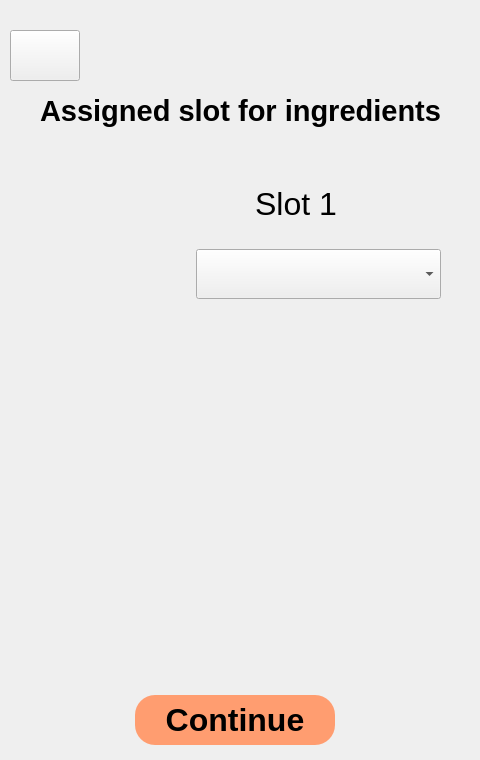
   <widget class="QWidget" name="vegetableChopping">
    <attribute name="title">
     <string>vegetableChopping</string>
    </attribute>
    <widget class="QLabel" name="label_25">
     <property name="geometry">
      <rect>
       <x>10</x>
       <y>90</y>
       <width>461</width>
       <height>41</height>
      </rect>
     </property>
     <property name="font">
      <font>
       <pointsize>22</pointsize>
       <weight>75</weight>
       <bold>true</bold>
      </font>
     </property>
     <property name="text">
      <string>Assigned slot for ingredients</string>
     </property>
     <property name="alignment">
      <set>Qt::AlignCenter</set>
     </property>
    </widget>
    <widget class="QPushButton" name="back32_7Button">
     <property name="geometry">
      <rect>
       <x>10</x>
       <y>30</y>
       <width>70</width>
       <height>51</height>
      </rect>
     </property>
     <property name="minimumSize">
      <size>
       <width>70</width>
       <height>0</height>
      </size>
     </property>
     <property name="maximumSize">
      <size>
       <width>70</width>
       <height>16777215</height>
      </size>
     </property>
     <property name="text">
      <string/>
     </property>
     <property name="icon">
      <iconset>
       <normaloff>Images/icons/back.png</normaloff>Images/icons/back.png</iconset>
     </property>
     <property name="iconSize">
      <size>
       <width>40</width>
       <height>40</height>
      </size>
     </property>
    </widget>
    <widget class="QWidget" name="horizontalLayoutWidget_10">
     <property name="geometry">
      <rect>
       <x>0</x>
       <y>690</y>
       <width>471</width>
       <height>61</height>
      </rect>
     </property>
     <layout class="QHBoxLayout" name="horizontalLayout_12">
      <item>
       <widget class="QPushButton" name="vegeSlotContiueButton">
        <property name="minimumSize">
         <size>
          <width>200</width>
          <height>50</height>
         </size>
        </property>
        <property name="maximumSize">
         <size>
          <width>200</width>
          <height>50</height>
         </size>
        </property>
        <property name="font">
         <font>
          <pointsize>24</pointsize>
          <weight>75</weight>
          <bold>true</bold>
         </font>
        </property>
        <property name="styleSheet">
         <string notr="true">QPushButton {
    background-color: rgb(255, 157, 112);
    border-radius: 20px;
    border-color: beige;
}
QPushButton:pressed {
    background-color: rgb(216, 131, 95);
    border-style: inset;
}</string>
        </property>
        <property name="text">
         <string>Continue</string>
        </property>
       </widget>
      </item>
     </layout>
    </widget>
    <widget class="QWidget" name="gridLayoutWidget_4">
     <property name="geometry">
      <rect>
       <x>40</x>
       <y>160</y>
       <width>401</width>
       <height>161</height>
      </rect>
     </property>
     <layout class="QGridLayout" name="gridLayout_3">
      <item row="0" column="0">
       <widget class="QLabel" name="label_16">
        <property name="minimumSize">
         <size>
          <width>150</width>
          <height>150</height>
         </size>
        </property>
        <property name="maximumSize">
         <size>
          <width>150</width>
          <height>150</height>
         </size>
        </property>
        <property name="styleSheet">
         <string notr="true">background-image: url(:/newPrefix/Images/vegetable/onion.jpg);</string>
        </property>
        <property name="text">
         <string/>
        </property>
        <property name="pixmap">
         <pixmap resource="images.qrc">:/newPrefix/Images/vegetable/onion.jpg</pixmap>
        </property>
        <property name="scaledContents">
         <bool>true</bool>
        </property>
       </widget>
      </item>
      <item row="0" column="1">
       <layout class="QVBoxLayout" name="verticalLayout_2">
        <item>
         <widget class="QLabel" name="label_26">
          <property name="maximumSize">
           <size>
            <width>200</width>
            <height>50</height>
           </size>
          </property>
          <property name="font">
           <font>
            <pointsize>24</pointsize>
           </font>
          </property>
          <property name="text">
           <string>Slot 1</string>
          </property>
          <property name="alignment">
           <set>Qt::AlignCenter</set>
          </property>
         </widget>
        </item>
        <item>
         <layout class="QHBoxLayout" name="horizontalLayout">
          <item>
           <widget class="QComboBox" name="choppingMode">
            <property name="maximumSize">
             <size>
              <width>300</width>
              <height>50</height>
             </size>
            </property>
            <property name="font">
             <font>
              <pointsize>14</pointsize>
             </font>
            </property>
           </widget>
          </item>
         </layout>
        </item>
       </layout>
      </item>
     </layout>
    </widget>
   </widget>
